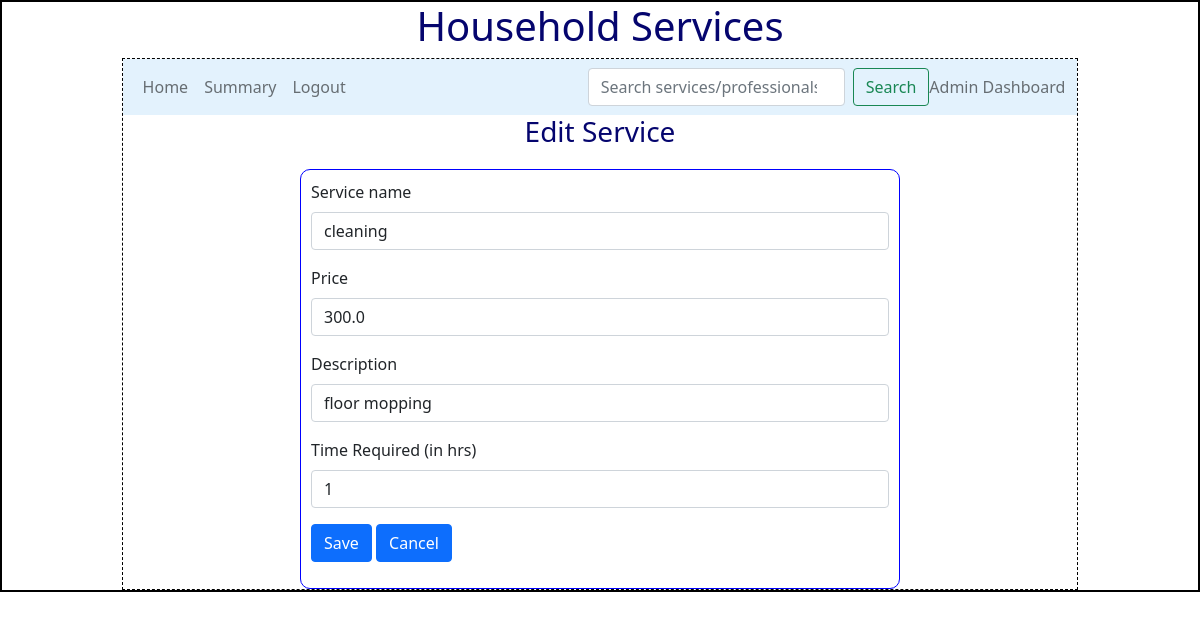
Screenshot of /admin/edit_service/2 with the database file from the repository.
### backend/models.py (models this page shows)
class Services(db.Model):
    __tablename__="services"
    service_id=db.Column(db.Integer,primary_key=True)
    name=db.Column(db.String,nullable=False)
    price=db.Column(db.Float,nullable=False)
    description=db.Column(db.String,unique=True,nullable=False)
    time_required=db.Column(db.Integer,nullable=False)
    service_professionals=db.relationship("Professional",cascade="all,delete",backref="services",lazy=True)
    service_service_requests=db.relationship("Service_requests",cascade="all,delete",backref="services",lazy=True)

### backend/controllers.py (the view, shortened to what this page needs)
@app.route("/admin/edit_service/<id>",methods=["GET","POST"])
def edit_service(id):
    s=get_service(id)
    return render_template("edit_service.html",service=s)

### backend/controllers.py (called while the page is built)
def get_service(id):
    s=Services.query.filter_by(service_id=id).first()
    return s

### templates/edit_service.html
{%extends "admin_home_layout.html"%}
{%block content%}
{%if service%}
    <div class="center"><h3>Edit Service</h3></div>
    <form action="/admin/edit_service/{{service.service_id}}" method="POST">
    <div class="input_form">
        <div class="mb-3">
            <label for="name" class="form-label">Service name</label>
            <input type="text" class="form-control" name="name" id="name" value="{{service.name}}">
        </div>
        <div class="mb-3">
            <label for="price" class="form-label">Price</label>
            <input type="number" class="form-control" name="price" id="price" value="{{service.price}}">
        </div>
        <div class="mb-3">
            <label for="description" class="form-label">Description</label>
            <input type="text" class="form-control" name="description" id="description" value="{{service.description}}">
        </div>
        <div class="mb-3">
            <label for="time" class="form-label">Time Required (in hrs)</label>
            <input type="number" class="form-control" name="time" id="time" value="{{service.time_required}}">
        </div>
        <div class="mb-3">
            <button type="submit" class="btn btn-primary">Save</button>
            <a type="button" class="btn btn-primary" href="/admin">Cancel</a>
        </div>
    </div>
    </form>
    {%endif%}
{%endblock%}

### static/styles/main.css (style rules this page uses)
* { margin:0px; }
.input_form { border: 1px solid blue; width: 600px; height: auto; margin: auto; margin-top: 20px; padding: 10px; border-radius: 10px; font-size: 16px; text-align: justify; }
.center { text-align: center; margin: auto; color: rgb(5,5,110) }

### rows the page displays
Services: name "cleaning", price "300.0", description "floor mopping", time "1"
